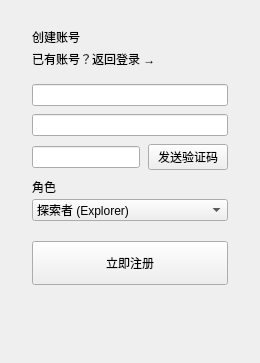
      <widget class="QWidget" name="page">
       <layout class="QVBoxLayout" name="vLayoutReg">
        <property name="spacing">
         <number>0</number>
        </property>
        <property name="leftMargin">
         <number>32</number>
        </property>
        <property name="topMargin">
         <number>28</number>
        </property>
        <property name="rightMargin">
         <number>32</number>
        </property>
        <property name="bottomMargin">
         <number>28</number>
        </property>
        <item>
         <widget class="QLabel" name="lblRegTitle">
          <property name="text">
           <string>创建账号</string>
          </property>
         </widget>
        </item>
        <item>
         <spacer name="regSubSpacer">
          <property name="orientation">
           <enum>Qt::Vertical</enum>
          </property>
          <property name="sizeType">
           <enum>QSizePolicy::Fixed</enum>
          </property>
          <property name="sizeHint" stdset="0">
           <size>
            <width>20</width>
            <height>4</height>
           </size>
          </property>
         </spacer>
        </item>
        <item>
         <widget class="QLabel" name="lblRegSubtitle">
          <property name="text">
           <string>已有账号？返回登录 →</string>
          </property>
          <property name="openExternalLinks">
           <bool>false</bool>
          </property>
         </widget>
        </item>
        <item>
         <spacer name="regTitleSpacer">
          <property name="orientation">
           <enum>Qt::Vertical</enum>
          </property>
          <property name="sizeType">
           <enum>QSizePolicy::Fixed</enum>
          </property>
          <property name="sizeHint" stdset="0">
           <size>
            <width>20</width>
            <height>16</height>
           </size>
          </property>
         </spacer>
        </item>
        <item>
         <widget class="QLineEdit" name="editPhoneReg"/>
        </item>
        <item>
         <spacer name="regSpacer1">
          <property name="orientation">
           <enum>Qt::Vertical</enum>
          </property>
          <property name="sizeType">
           <enum>QSizePolicy::Fixed</enum>
          </property>
          <property name="sizeHint" stdset="0">
           <size>
            <width>20</width>
            <height>8</height>
           </size>
          </property>
         </spacer>
        </item>
        <item>
         <widget class="QLineEdit" name="editPwdReg"/>
        </item>
        <item>
         <spacer name="regSpacer2">
          <property name="orientation">
           <enum>Qt::Vertical</enum>
          </property>
          <property name="sizeType">
           <enum>QSizePolicy::Fixed</enum>
          </property>
          <property name="sizeHint" stdset="0">
           <size>
            <width>20</width>
            <height>8</height>
           </size>
          </property>
         </spacer>
        </item>
        <item>
         <layout class="QHBoxLayout" name="hLayoutVerify">
          <property name="spacing">
           <number>8</number>
          </property>
          <item>
           <widget class="QLineEdit" name="editVerifyCode"/>
          </item>
          <item>
           <widget class="QPushButton" name="btnSendVerifyCode">
            <property name="minimumSize">
             <size>
              <width>0</width>
              <height>0</height>
             </size>
            </property>
            <property name="maximumSize">
             <size>
              <width>100</width>
              <height>16777215</height>
             </size>
            </property>
            <property name="text">
             <string>发送验证码</string>
            </property>
           </widget>
          </item>
         </layout>
        </item>
        <item>
         <spacer name="regSpacer3">
          <property name="orientation">
           <enum>Qt::Vertical</enum>
          </property>
          <property name="sizeType">
           <enum>QSizePolicy::Fixed</enum>
          </property>
          <property name="sizeHint" stdset="0">
           <size>
            <width>20</width>
            <height>8</height>
           </size>
          </property>
         </spacer>
        </item>
        <item>
         <widget class="QLabel" name="lblRoleTitle">
          <property name="text">
           <string>角色</string>
          </property>
         </widget>
        </item>
        <item>
         <spacer name="regRoleLabelSpacer">
          <property name="orientation">
           <enum>Qt::Vertical</enum>
          </property>
          <property name="sizeType">
           <enum>QSizePolicy::Fixed</enum>
          </property>
          <property name="sizeHint" stdset="0">
           <size>
            <width>20</width>
            <height>3</height>
           </size>
          </property>
         </spacer>
        </item>
        <item>
         <widget class="QComboBox" name="comboRole">
          <item>
           <property name="text">
            <string>探索者 (Explorer)</string>
           </property>
          </item>
          <item>
           <property name="text">
            <string>律行者 (Ascendant)</string>
           </property>
          </item>
         </widget>
        </item>
        <item>
         <spacer name="regSpacer4">
          <property name="orientation">
           <enum>Qt::Vertical</enum>
          </property>
          <property name="sizeType">
           <enum>QSizePolicy::Fixed</enum>
          </property>
          <property name="sizeHint" stdset="0">
           <size>
            <width>20</width>
            <height>20</height>
           </size>
          </property>
         </spacer>
        </item>
        <item>
         <widget class="QPushButton" name="btnRegister">
          <property name="minimumSize">
           <size>
            <width>0</width>
            <height>44</height>
           </size>
          </property>
          <property name="text">
           <string>立即注册</string>
          </property>
         </widget>
        </item>
        <item>
         <spacer name="regSpacer5">
          <property name="orientation">
           <enum>Qt::Vertical</enum>
          </property>
          <property name="sizeType">
           <enum>QSizePolicy::Fixed</enum>
          </property>
          <property name="sizeHint" stdset="0">
           <size>
            <width>20</width>
            <height>10</height>
           </size>
          </property>
         </spacer>
        </item>
        <item>
         <spacer name="regBottomSpacer">
          <property name="orientation">
           <enum>Qt::Vertical</enum>
          </property>
          <property name="sizeHint" stdset="0">
           <size>
            <width>20</width>
            <height>40</height>
           </size>
          </property>
         </spacer>
        </item>
       </layout>
      </widget>
